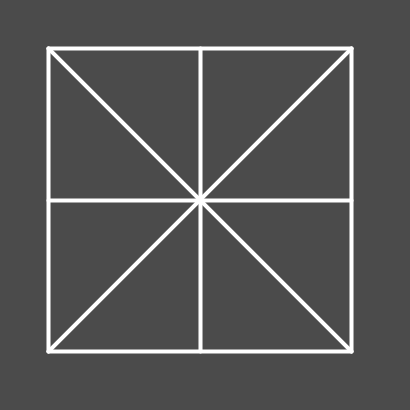
Frame 1 (no input)
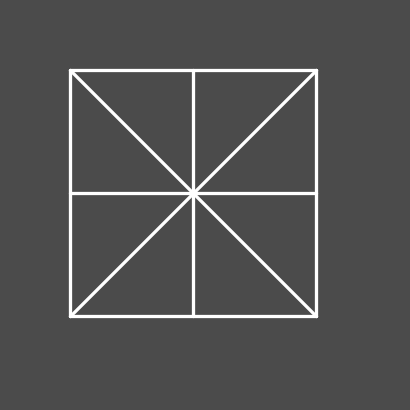
Frame 60 (the mouse pressed at the canvas centre just before this capture)
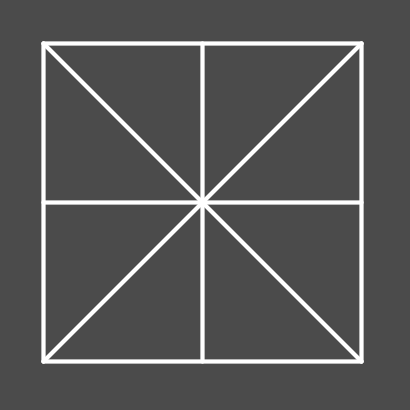
Frame 120 (the mouse held since frame 60 and released just before this capture)

The Processing sketch that drew these frames (run headless with seeded random() and noise(); from frame 60 on, the mouse is pressed at the canvas centre):

// Processing sketch: A1_7_Draw_a_patern_using_loop
// ── A1_7_Draw_a_patern_using_loop.pde
float scaleFactor = 1.0;
float scaleDirection = 0.01;
float offset = 0;
float offsetDirection = 0.5;

void setup() {
  size(410, 410);
}

void draw() {
  background(75);

  // Update scale factor (limit between 0.8 and 1.2)
  scaleFactor += scaleDirection;
  if (scaleFactor > 1.2 || scaleFactor < 0.8) {
    scaleDirection *= -1;
  }

  // Update offset (limit between -10 and 10)
  offset += offsetDirection;
  if (offset > 10 || offset < -10) {
    offsetDirection *= -1;
  }

  // Center and transform drawing
  translate(width / 2, height / 2);
  scale(scaleFactor);
  translate(-width / 2 + offset, -height / 2 + offset);

  stroke(255);
  strokeWeight(4);

  // Use while loop to draw your original lines
  int i = 0;
  while (i < 8) {
    if (i == 0) line(50, 50, 350, 350);
    else if (i == 1) line(350, 50, 50, 350);
    else if (i == 2) line(50, 50, 350, 50);
    else if (i == 3) line(350, 50, 350, 350);
    else if (i == 4) line(350, 350, 50, 350);
    else if (i == 5) line(50, 350, 50, 50);
    else if (i == 6) line(200, 50, 200, 350);
    else if (i == 7) line(50, 200, 350, 200);
    i++;
  }
}
